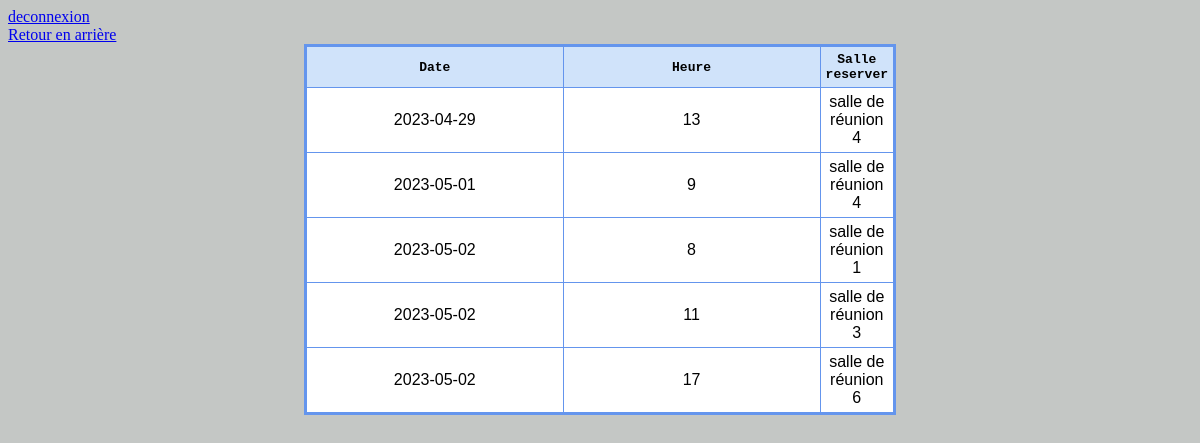
The app's page /creneau_admin.php, older data.
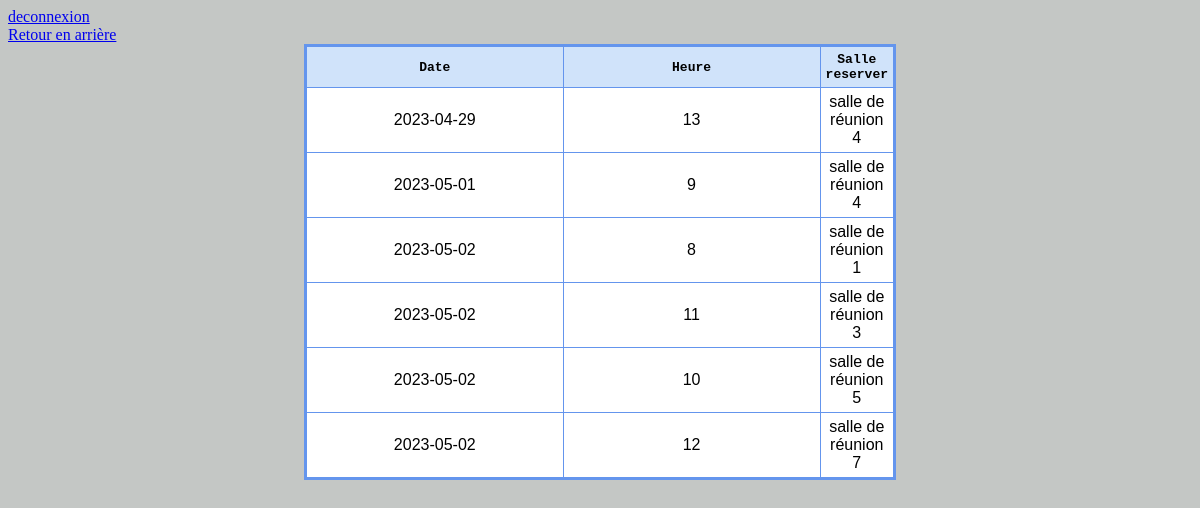
The same page, newer data.
### tables this page shows
CREATE TABLE `creneau` (
  `id_creneau` int NOT NULL,
  `date` date DEFAULT NULL,
  `heure` int DEFAULT NULL,
  `id_sal` int DEFAULT NULL,
  `id_us` int DEFAULT NULL
);

CREATE TABLE `salle` (
  `id_salle` int NOT NULL,
  `nom_salle` varchar(100) NOT NULL
);

### creneau_admin.php (the view, shortened to what this page needs)
<html>
<head>
</head>
<body>
<a href="deconnexion.php">deconnexion</a>
</br><a href="admin.php">Retour en arrière</a>
		<link rel="stylesheet" type="text/css" href="css/creneau.css" />
	<table id="tableau" data-responsive="table">
	<thead>
		<tr>
			<th>Date</th>
			<th>Heure</th>
			<th>Salle reserver</th>
		</tr>
	</thead>
	<tbody>
			<?php
				include_once('config.php');
				$result =mysqli_query($mysqli,
				"SELECT *
				FROM creneau
				inner join salle on creneau.id_sal=salle.id_salle
				ORDER BY date");
while($res = mysqli_fetch_array($result)) {
echo "<tr>";
echo "<td>".$res['date']."</td>";
echo "<td>".$res['heure']."</td>";
echo "<td>".$res['nom_salle']."</td>";
}
?>
	</tbody>
</table>
</body>
</html>

Row changes from the older to the newer data that the page shows:
removed creneau: date "2023-05-02", heure "17", id_sal.nom_salle "salle de réunion 6"
added creneau: date "2023-05-02", heure "10", id_sal.nom_salle "salle de réunion 5"
added creneau: date "2023-05-02", heure "12", id_sal.nom_salle "salle de réunion 7"
